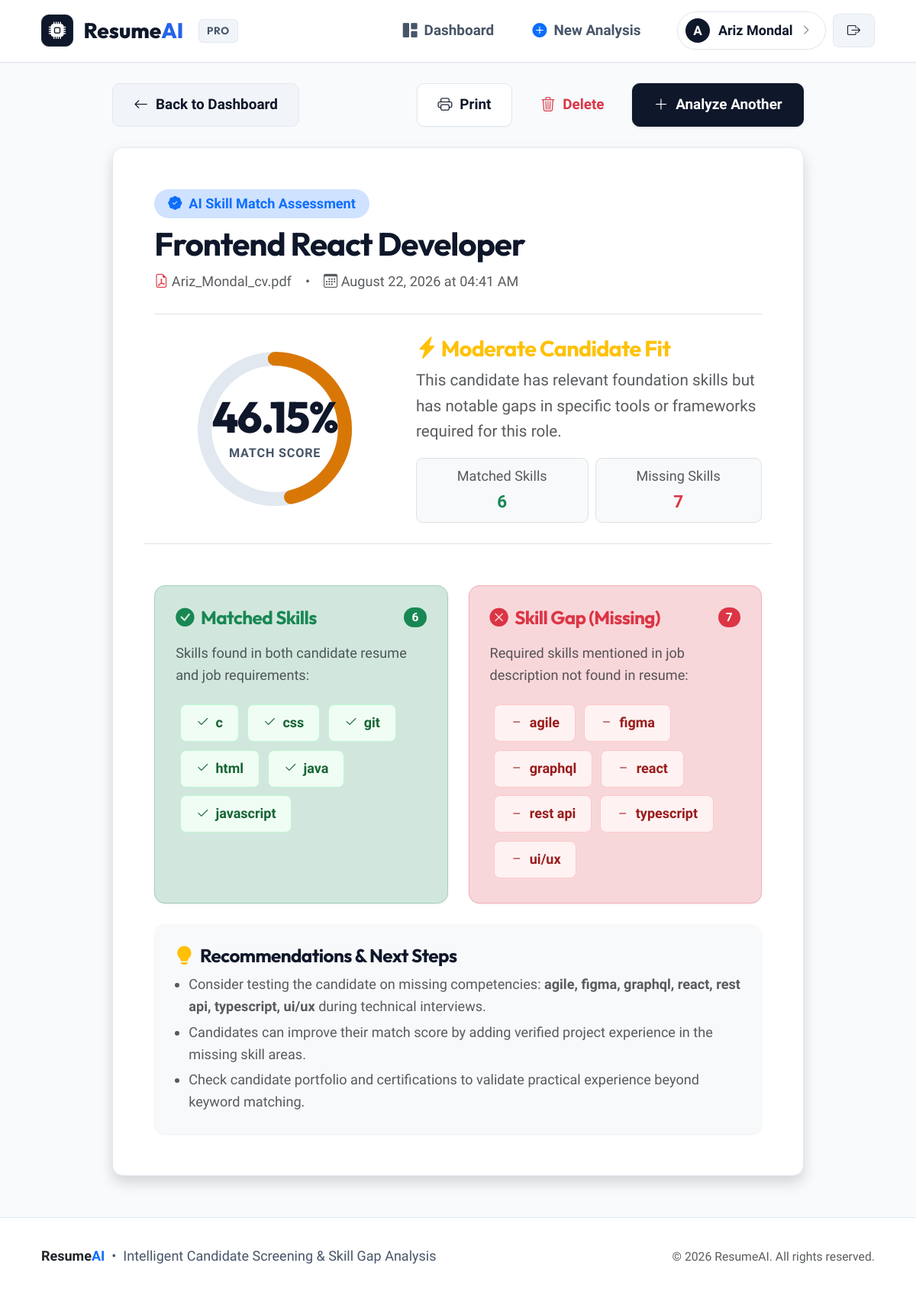
Page /result/2 (signed in) on the committed database.
### models.py (models this page shows)
class User(UserMixin, db.Model):
    __tablename__ = "user"
    id = db.Column(db.Integer, primary_key=True)
    username = db.Column(db.String(150), unique=True, nullable=True)
    email = db.Column(db.String(150), unique=True, nullable=False)
    password = db.Column(db.String(300), nullable=False)  # Hashed password string
    analyses = db.relationship("Analysis", backref="user", lazy=True)

class Analysis(db.Model):
    __tablename__ = "analysis"
    id = db.Column(db.Integer, primary_key=True)
    user_id = db.Column(db.Integer, db.ForeignKey("user.id"), nullable=False)
    resume_filename = db.Column(db.String(300))
    job_title = db.Column(db.String(200))
    matched_skills = db.Column(db.Text)   # Comma-separated string: "python,sql,flask"
    missing_skills = db.Column(db.Text)   # Comma-separated string: "docker,aws"
    match_percentage = db.Column(db.Float)
    created_at = db.Column(db.DateTime, default=datetime.utcnow)

### app.py (the view)
@app.route("/result/<int:analysis_id>")
@login_required
def result(analysis_id):
    analysis = db.session.get(Analysis, analysis_id)
    if not analysis or analysis.user_id != current_user.id:
        flash("Analysis result not found or access denied.", "danger")
        return redirect(url_for("dashboard"))
    matched = analysis.matched_skills.split(",") if analysis.matched_skills else []
    missing = analysis.missing_skills.split(",") if analysis.missing_skills else []
    return render_template("result.html", analysis=analysis, matched=matched, missing=missing)

### app.py (called while the page is built)
@login_manager.user_loader
def load_user(user_id):
    return db.session.get(User, int(user_id))

### templates/result.html (shortened to what this page needs)
{% extends "base.html" %}
{% block content %}
<div class="row justify-content-center">
    <div class="col-lg-10">
        <div class="d-flex flex-column flex-md-row justify-content-between align-items-md-center gap-3 mb-4">
            <a href="{{ url_for('dashboard') }}" class="btn btn-secondary-subtle">
                <i class="bi bi-arrow-left"></i>
                <span>Back to Dashboard</span>
            </a>
            <div class="d-flex align-items-center gap-2">
                <button type="button" onclick="window.print()" class="btn btn-outline-primary">
                    <i class="bi bi-printer"></i>
                    <span>Print</span>
                </button>
                <form method="POST" action="{{ url_for('delete_analysis', analysis_id=analysis.id) }}" onsubmit="return confirm('Are you sure you want to delete this analysis report?');" class="d-inline m-0">
                    <button type="submit" class="btn btn-outline-danger">
                        <i class="bi bi-trash3"></i>
                        <span>Delete</span>
                    </button>
                </form>
                <a href="{{ url_for('upload_resume') }}" class="btn btn-primary">
                    <i class="bi bi-plus-lg"></i>
                    <span>Analyze Another</span>
                </a>
            </div>
        </div>
        <div class="card shadow p-4 p-md-5 mb-4">
            <div class="border-bottom pb-4 mb-4">
                <div class="d-flex flex-column flex-md-row justify-content-between align-items-md-start gap-3">
                    <div>
                        <div class="d-inline-flex align-items-center gap-2 px-3 py-1 rounded-pill bg-primary-subtle text-primary small fw-bold mb-2">
                            <i class="bi bi-patch-check-fill"></i> AI Skill Match Assessment
                        </div>
                        <h2 class="fw-bold mb-1">{{ analysis.job_title }}</h2>
                        <div class="text-muted d-flex flex-wrap align-items-center gap-3 font-mono small mt-2">
                            <span><i class="bi bi-file-earmark-pdf text-danger"></i> {{ analysis.resume_filename }}</span>
                            <span>&bull;</span>
                            <span><i class="bi bi-calendar3"></i> {{ analysis.created_at.strftime('%B %d, %Y at %I:%M %p') }}</span>
                        </div>
                    </div>
                </div>
            </div>
            <div class="row align-items-center g-4 mb-5 pb-4 border-bottom">
                <div class="col-md-5 text-center">
                    <div class="radial-progress-wrapper">
                        <svg class="radial-progress-svg" viewBox="0 0 160 160">
                            <defs>
                                <linearGradient id="gradientSuccess" x1="0%" y1="0%" x2="100%" y2="100%">
                                    <stop offset="0%" stop-color="#10b981" />
                                    <stop offset="100%" stop-color="#059669" />
                                </linearGradient>
                                <linearGradient id="gradientWarning" x1="0%" y1="0%" x2="100%" y2="100%">
                                    <stop offset="0%" stop-color="#f59e0b" />
                                    <stop offset="100%" stop-color="#d97706" />
                                </linearGradient>
                                <linearGradient id="gradientDanger" x1="0%" y1="0%" x2="100%" y2="100%">
                                    <stop offset="0%" stop-color="#ef4444" />
                                    <stop offset="100%" stop-color="#dc2626" />
                                </linearGradient>
                            </defs>
                            <circle class="radial-progress-bg" cx="80" cy="80" r="70"></circle>
                            <circle id="scoreProgressCircle"
                                    class="radial-progress-bar {% if analysis.match_percentage >= 70 %}high{% elif analysis.match_percentage >= 40 %}mid{% else %}low{% endif %}"
                                    cx="80" cy="80" r="70"></circle>
                        </svg>
                        <div class="radial-progress-text">
                            <div class="radial-progress-number">{{ analysis.match_percentage }}%</div>
                            <div class="radial-progress-label">Match Score</div>
                        </div>
                    </div>
                </div>
                <div class="col-md-7">
                    <h4 class="fw-bold mb-2">
                        {% if analysis.match_percentage >= 70 %}
                            <span class="text-success"><i class="bi bi-star-fill text-warning"></i> Strong Candidate Fit</span>
                        {% elif analysis.match_percentage >= 40 %}
                            <span class="text-warning"><i class="bi bi-lightning-charge-fill text-warning"></i> Moderate Candidate Fit</span>
                        {% else %}
                            <span class="text-danger"><i class="bi bi-exclamation-octagon-fill text-danger"></i> Low Candidate Match</span>
                        {% endif %}
                    </h4>
                    <p class="text-muted mb-3">
                        {% if analysis.match_percentage >= 70 %}
                            This candidate demonstrates strong alignment with the key competencies specified in the job description. They meet high-priority requirements.
                        {% elif analysis.match_percentage >= 40 %}
                            This candidate has relevant foundation skills but has notable gaps in specific tools or frameworks required for this role.
                        {% else %}
                            This candidate currently lacks several core skills required for this position. Bridging these gaps will require substantial upskilling.
                        {% endif %}
                    </p>
                    <div class="d-flex flex-wrap gap-2">
                        <div class="p-2 px-3 rounded-3 bg-light border text-center flex-grow-1">
                            <div class="text-muted small">Matched Skills</div>
                            <div class="fw-bold fs-5 text-success">
                                {{ matched|length if (matched and matched[0] != '') else 0 }}
                            </div>
                        </div>
                        <div class="p-2 px-3 rounded-3 bg-light border text-center flex-grow-1">
                            <div class="text-muted small">Missing Skills</div>
                            <div class="fw-bold fs-5 text-danger">
                                {{ missing|length if (missing and missing[0] != '') else 0 }}
                            </div>
                        </div>
                    </div>
                </div>
            </div>
            <div class="row g-4 mb-4">
                <div class="col-md-6">
                    <div class="card h-100 p-4 border-success-subtle bg-success-subtle bg-opacity-10">
                        <div class="d-flex align-items-center justify-content-between mb-3">
                            <h5 class="fw-bold text-success mb-0 d-flex align-items-center gap-2">
                                <i class="bi bi-check-circle-fill"></i>
                                <span>Matched Skills</span>
                            </h5>
                            <span class="badge bg-success rounded-pill">
                                {{ matched|length if (matched and matched[0] != '') else 0 }}
                            </span>
                        </div>
                        <p class="text-muted small mb-3">Skills found in both candidate resume and job requirements:</p>
                        <div class="d-flex flex-wrap">
                            {% if matched and matched[0] != '' %}
                                {% for skill in matched %}
                                    <span class="skill-chip matched" title="Matched Skill">
                                        <i class="bi bi-check2"></i> {{ skill }}
                                    </span>
                                {% endfor %}
                            {% else %}
                                <div class="text-muted small py-3 fst-italic">
                                    <i class="bi bi-info-circle"></i> No direct skill matches were identified.
                                </div>
                            {% endif %}
                        </div>
                    </div>
                </div>
                <div class="col-md-6">
                    <div class="card h-100 p-4 border-danger-subtle bg-danger-subtle bg-opacity-10">
                        <div class="d-flex align-items-center justify-content-between mb-3">
                            <h5 class="fw-bold text-danger mb-0 d-flex align-items-center gap-2">
                                <i class="bi bi-x-circle-fill"></i>
                                <span>Skill Gap (Missing)</span>
                            </h5>
                            <span class="badge bg-danger rounded-pill">
                                {{ missing|length if (missing and missing[0] != '') else 0 }}
                            </span>
                        </div>
                        <p class="text-muted small mb-3">Required skills mentioned in job description not found in resume:</p>
                        <div class="d-flex flex-wrap">
                            {% if missing and missing[0] != '' %}
                                {% for skill in missing %}
                                    <span class="skill-chip missing" title="Missing Skill">
                                        <i class="bi bi-dash"></i> {{ skill }}
                                    </span>
                                {% endfor %}
                            {% else %}
                                <div class="text-success small py-3 fw-bold">
                                    <i class="bi bi-check-all fs-5"></i> 100% Coverage! No required skills missing.
                                </div>
                            {% endif %}
                        </div>
                    </div>
                </div>
            </div>
            <div class="card p-4 bg-light border-0">
                <h5 class="fw-bold mb-2 d-flex align-items-center gap-2">
                    <i class="bi bi-lightbulb-fill text-warning"></i>
                    <span>Recommendations &amp; Next Steps</span>
                </h5>
                <ul class="mb-0 text-muted small ps-3">
                    {% if missing and missing[0] != '' %}
                        <li class="mb-1">Consider testing the candidate on missing competencies: <strong>{{ missing|join(', ') }}</strong> during technical interviews.</li>
                        <li class="mb-1">Candidates can improve their match score by adding verified project experience in the missing skill areas.</li>
                    {% else %}
                        <li class="mb-1">Candidate has strong alignment across all detected keywords. Proceed directly to culture fit or technical screen.</li>
                    {% endif %}
                    <li>Check candidate portfolio and certifications to validate practical experience beyond keyword matching.</li>
                </ul>
            </div>
        </div>
    </div>
</div>
{% endblock %}

### templates/base.html (shortened to what this page needs)
<!DOCTYPE html>
<html lang="en">
<head>
    <link rel="stylesheet" href="https://cdn.jsdelivr.net/npm/bootstrap-icons@1.11.3/font/bootstrap-icons.min.css">
    <link rel="stylesheet" href="https://cdn.jsdelivr.net/npm/bootstrap@5.3.3/dist/css/bootstrap.min.css">
    <link rel="stylesheet" href="{{ url_for('static', filename='style.css') }}">
</head>
<body>
<nav class="navbar navbar-expand-lg app-navbar">
    <div class="container-fluid px-3 px-md-5">
        <a class="brand-logo" href="{{ url_for('home') }}">
            <div class="brand-icon-box">
                <i class="bi bi-cpu-fill"></i>
            </div>
            <span>Resume<span class="highlight">AI</span></span>
            <span class="brand-badge d-none d-sm-inline">PRO</span>
        </a>
        <div class="collapse navbar-collapse" id="navbarContent">
            <ul class="navbar-nav ms-auto align-items-lg-center gap-2 my-2 my-lg-0">
                {% if current_user.is_authenticated %}
                    <li class="nav-item">
                        <a href="{{ url_for('dashboard') }}" class="nav-link-custom {% if request.endpoint == 'dashboard' %}active{% endif %}">
                            <i class="bi bi-grid-1x2-fill"></i> Dashboard
                        </a>
                    </li>
                    <li class="nav-item">
                        <a href="{{ url_for('upload_resume') }}" class="nav-link-custom {% if request.endpoint == 'upload_resume' %}active{% endif %}">
                            <i class="bi bi-plus-circle-fill text-primary"></i> New Analysis
                        </a>
                    </li>
                    <li class="nav-item ms-lg-3 mt-2 mt-lg-0 d-flex align-items-center gap-2">
                        <a href="{{ url_for('profile') }}" class="user-pill text-decoration-none {% if request.endpoint == 'profile' %}border-primary shadow-sm{% endif %}" title="View My Profile">
                            <div class="user-avatar">
                                {{ (current_user.username or current_user.email or 'U')[0]|upper }}
                            </div>
                            <span>{{ current_user.username or current_user.email }}</span>
                            <i class="bi bi-chevron-right small text-muted" style="font-size: 0.75rem;"></i>
                        </a>
                        <a href="{{ url_for('logout') }}" class="btn btn-sm btn-secondary-subtle" title="Sign out">
                            <i class="bi bi-box-arrow-right"></i>
                        </a>
                    </li>
                {% endif %}
            </ul>
        </div>
    </div>
</nav>
<main class="container-fluid px-3 px-md-5 my-4 flex-grow-1 fade-in">
    {% block content %}{% endblock %}
</main>
<footer class="app-footer">
    <div class="container-fluid px-3 px-md-5 d-flex flex-column flex-md-row align-items-center justify-content-between gap-3 text-center text-md-start">
        <div class="d-flex align-items-center gap-2">
            <span class="fw-bold text-dark font-heading">Resume<span class="text-primary">AI</span></span>
            <span>&bull;</span>
            <span>Intelligent Candidate Screening &amp; Skill Gap Analysis</span>
        </div>
        <div class="text-muted small">
            &copy; {{ now.year if now else '2026' }} ResumeAI. All rights reserved.
        </div>
    </div>
</footer>
</body>
</html>

### rows in the picture
User: username "A", username "Ariz Mondal"
Analysis: job_title "Frontend React Developer", resume_filename "Ariz_Mondal_cv.pdf", created_at "August 22, 2026 at 04:41 AM", match_percentage "46.15"

### other values in the picture
{{ matched|length if (matched and matched[0] != '') else 0 }} "6"
{{ missing|length if (missing and missing[0] != '') else 0 }} "7"
{{ skill }} "c" "css" "git" "html" "java" "javascript"
{{ skill }} "agile" "figma" "graphql" "react" "rest api" "typescript" "ui/ux"
{{ missing|join(', ') }} "agile, figma, graphql, react, rest api, typescript, ui/ux"
{{ now.year if now else '2026' }} "2026"
